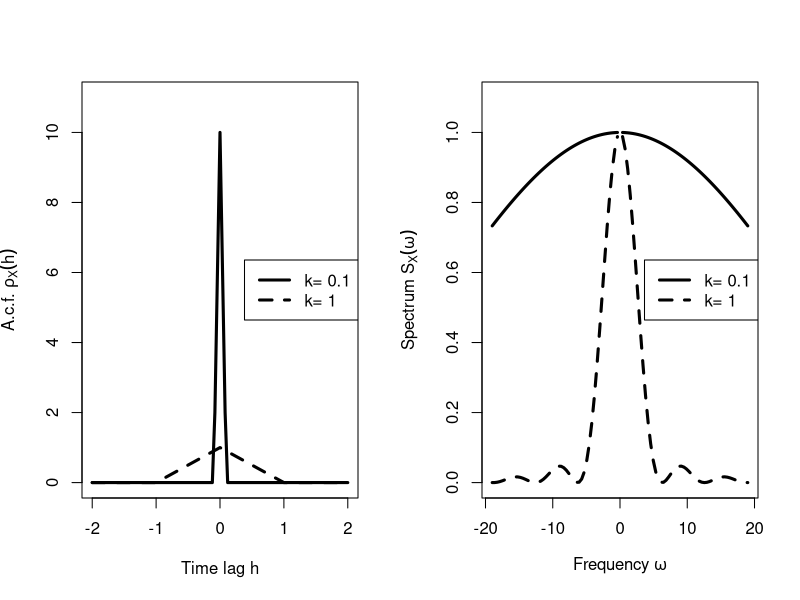

Recreate this plot in R.
### Figure of the acf and spectrum of he difference quotient of BM

graphics.off()

pdf(file="BM-diff-quotient.pdf",width=8,height=4)

par(cex=3,mfrow=c(1,2))

### Range of plot
maxlag <- 2

### Difference at which time lags?
kvec <- c(0.1,1)

acf <- function(h,k) pmax((k-abs(h))/k^2 ,0)

plot(function(h) acf(h,kvec[1]),from=-maxlag,to=maxlag,
     ylim=c(0,acf(0,kvec[1])*1.1),
     xlab="Time lag h",ylab=expression("A.c.f. "*rho[X](h)),lty=1,lwd=3)

for(i in 2:length(kvec))
  plot(function(h) acf(h,kvec[i]),from=-maxlag,to=maxlag,add=TRUE,lty=i,lwd=3)

legend("right",legend=paste("k=",kvec),lty=1:length(kvec),lwd=3,horiz=FALSE)

## Spectrum
S <- function(w,k) 2*(1-cos(w*k))/k^2/w^2
maxfreq <- 19

plot(function(w) S(w,kvec[1]),from=-maxfreq,to=maxfreq,
     xlab=expression("Frequency "*omega),ylab=expression("Spectrum "*S[X](omega)),lty=1,lwd=3,
     ylim = c(0,1.1*S(1e-5,1)))

for(i in 2:length(kvec))
  plot(function(w) S(w,kvec[i]),from=-maxfreq,to=maxfreq,add=TRUE,lty=i,lwd=3)

legend("right",legend=paste("k=",kvec),lty=1:length(kvec),lwd=3,horiz=FALSE)

dev.off()
    
